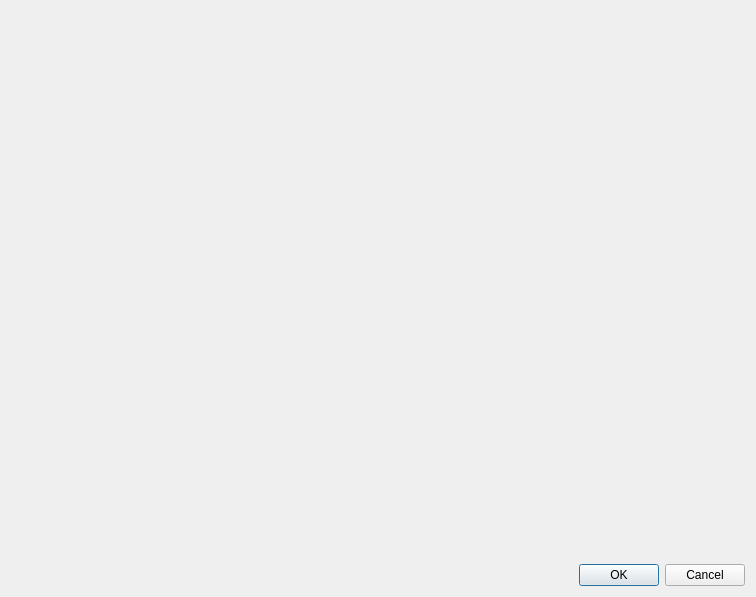
<?xml version="1.0" encoding="UTF-8"?>
<ui version="4.0">
 <class>tlinsAstroSearchWindow</class>
 <widget class="QDialog" name="tlinsAstroSearchWindow">
  <property name="geometry">
   <rect>
    <x>0</x>
    <y>0</y>
    <width>756</width>
    <height>597</height>
   </rect>
  </property>
  <property name="windowTitle">
   <string>Dialog</string>
  </property>
  <layout class="QGridLayout" name="gridLayout">
   <item row="0" column="0">
    <widget class="tlinsWDatabaseSearchMain" name="searchWidget" native="true">
     <property name="sizePolicy">
      <sizepolicy hsizetype="Expanding" vsizetype="Expanding">
       <horstretch>0</horstretch>
       <verstretch>0</verstretch>
      </sizepolicy>
     </property>
     <property name="minimumSize">
      <size>
       <width>0</width>
       <height>0</height>
      </size>
     </property>
     <property name="maximumSize">
      <size>
       <width>16777215</width>
       <height>16777215</height>
      </size>
     </property>
    </widget>
   </item>
   <item row="1" column="0">
    <widget class="QDialogButtonBox" name="buttonBox">
     <property name="orientation">
      <enum>Qt::Horizontal</enum>
     </property>
     <property name="standardButtons">
      <set>QDialogButtonBox::Cancel|QDialogButtonBox::Ok</set>
     </property>
    </widget>
   </item>
  </layout>
 </widget>
 <customwidgets>
  <customwidget>
   <class>tlinsWDatabaseSearchMain</class>
   <extends>QWidget</extends>
   <header>tlinswdatabasesearchmain.h</header>
   <container>1</container>
  </customwidget>
 </customwidgets>
 <resources/>
 <connections>
  <connection>
   <sender>buttonBox</sender>
   <signal>accepted()</signal>
   <receiver>tlinsAstroSearchWindow</receiver>
   <slot>accept()</slot>
   <hints>
    <hint type="sourcelabel">
     <x>248</x>
     <y>254</y>
    </hint>
    <hint type="destinationlabel">
     <x>157</x>
     <y>274</y>
    </hint>
   </hints>
  </connection>
  <connection>
   <sender>buttonBox</sender>
   <signal>rejected()</signal>
   <receiver>tlinsAstroSearchWindow</receiver>
   <slot>reject()</slot>
   <hints>
    <hint type="sourcelabel">
     <x>316</x>
     <y>260</y>
    </hint>
    <hint type="destinationlabel">
     <x>286</x>
     <y>274</y>
    </hint>
   </hints>
  </connection>
 </connections>
</ui>
